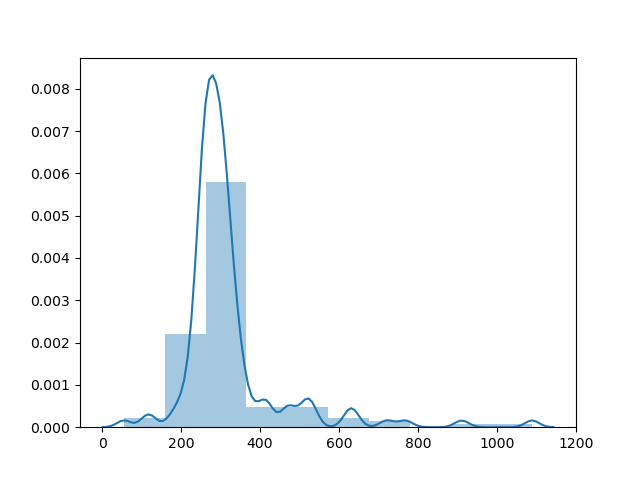

Write Python code to recreate this figure.
#!/usr/bin/env python3

import sys
import numpy as np
import matplotlib.pyplot as plt
from scipy.stats import gaussian_kde
import seaborn as sns

# argv1=fimo.tsv

f = open(sys.argv[1])

locations = []

for line in f:
    if line.startswith("motif_id"):
        continue
    col = line.rstrip("\n").split()
    if col != []:
        locations.append(int(col[3]))

    
    
fig, ax = plt.subplots()    
ax = sns.distplot(a=locations, bins = 10)

fig.savefig("densityplot.png")
plt.close(fig)